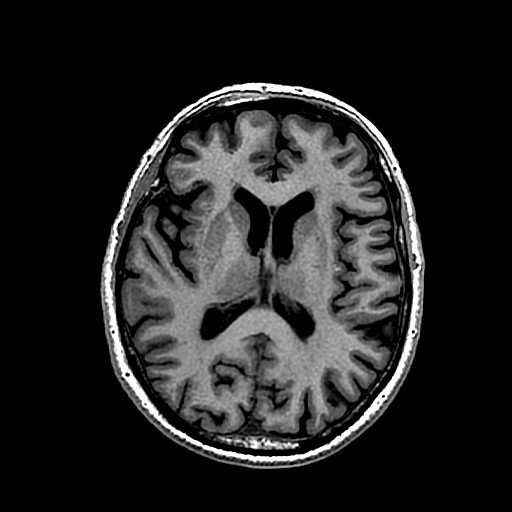
%> input picture Chan-Vese-active-contour-model/images/mri.jpg, 512 x 512 px
$ octave main.m   (GNU Octave 9; MATLAB toolbox functions it lacks are replaced by stand-ins)
%> lines starting %> are read from the running program, lines starting %| are printed output that depends on the picture; in (x1, y1, x2, y2) boxes, pixels count from 0 and x2, y2 are one past the last pixel; in counts of white or black regions, pixels touching at a corner belong together; the program's own positions count from 1
### Chan-Vese-active-contour-model/chanvese.m
function result = chanvese(Img, Model, iteration, mu)

%Grayscale Image

if size(Img,3) == 3
    I = rgb2gray(Img);
    I = double(I);
else
    I = double(Img);
end

%Create Model

switch lower (Model)
  case 'small'
      Model = circleModel(Img,'small');
  case 'medium'
      Model = circleModel(Img,'medium');
  case 'large'
      Model = circleModel(Img,'large');
  case 'whole'
      Model = circleModel(Img,'whole');
end

Model = Model(:,:,1);

%Hyper Parameters
eta = 0.5; %stepsize
lambda1 = 1;
lambda2 = 1;

phi = bwdist(Model) - bwdist(1 - Model);

figure;
subplot(2,2,1);
imshow(Img);
title('Original Image');

subplot(2,2,3);
contour(phi, [0 0], 'b','LineWidth',1);
title('Contour');

subplot(2,2,2);
imshow(I,[],'initialmagnification','fit');
hold on;

for i = 1:iteration

  H_eps = 0.5 * (1 + (2/pi) * atan(phi./eps));

  c1 = sum(sum(I .* H_eps)) / sum(sum(H_eps)); % average inside
  c2 = sum(sum(I .* (1 - H_eps))) / sum(sum((1 - H_eps))); % average outside

  F_int = lambda2 * (I-c2).^2 - lambda1 * (I-c1).^2;

  F_ext = mu * kappa(phi);
  F_ext = F_ext ./ max(max(abs(F_ext))); % normalize

  F = F_int + F_ext;
  F = F./(max(max(abs(F)))); % normalize

  phi = phi + eta .* F;

  cla;
  imshow(I,[],'initialmagnification','fit');
  contour(phi, [0 0], 'g','LineWidth',2);
  title(strcat('Iteration: ', num2str(i)));
  drawnow;

end

result = phi <= 0;

subplot(2,2,4);
imshow(result);
title('Segmentation');
end

### Chan-Vese-active-contour-model/circleModel.m
function model = circleModel(I,type)

if size(I,3)~=3
    temp = double(I(:,:,1));
else
    temp = double(rgb2gray(I));
end

h = [0 1 0; 1 -4 1; 0 1 0];
T = conv2(temp,h);
T(1,:) = 0;
T(end,:) = 0;
T(:,1) = 0;
T(:,end) = 0;

thre = max(max(abs(T)))*.5;
idx = find(abs(T) > thre);
[cx,cy] = ind2sub(size(T),idx);
cx = round(mean(cx));
cy = round(mean(cy));

[x,y] = meshgrid(1:min(size(temp,1),size(temp,2)));

model = zeros(size(temp));
[p,q] = size(temp);

switch lower (type)
    case 'small'
        r = 10;
        n = zeros(size(x));
        n((x-cx).^2+(y-cy).^2<r.^2) = 1;
        model(1:size(n,1),1:size(n,2)) = n;
    case 'medium'
        r = min(min(cx,p-cx),min(cy,q-cy));
        r = max(2/3*r,25);
        n = zeros(size(x));
        n((x-cx).^2+(y-cy).^2<r.^2) = 1;
        model(1:size(n,1),1:size(n,2)) = n;
    case 'large'
        r = min(min(cx,p-cx),min(cy,q-cy));
        r = max(2/3*r,60);
        n = zeros(size(x));
        n((x-cx).^2+(y-cy).^2<r.^2) = 1;
        model(1:size(n,1),1:size(n,2)) = n;
    case 'whole'
        r = 9;
        model = zeros(round(ceil(max(p,q)/2/(r+1))*3*(r+1)));
        siz = size(model,1);
        sx = round(siz/2);
        i = 1:round(siz/2/(r+1));
        j = 1:round(0.9*siz/2/(r+1));
        j = j-round(median(j));
        model(sx+2*j*(r+1),(2*i-1)*(r+1)) = 1;
        se = strel('disk',r);
        model = imdilate(model,se);
        model = model(round(siz/2-p/2-6):round(siz/2-p/2-6)+p-1,round(siz/2-q/2-6):round(siz/2-q/2-6)+q-1);
end
        tem(:,:,1) = model;
        M = padarray(model,[floor(2/3*r),floor(2/3*r)],0,'post');
        tem(:,:,2) = M(floor(2/3*r)+1:end,floor(2/3*r)+1:end);
        model = tem;
end

### Chan-Vese-active-contour-model/kappa.m
function k = kappa(I)

    I = double(I);

    [Model_G_X ,Model_G_Y]  = gradient(I);
    Norm = sqrt(Model_G_X.^2 + Model_G_Y.^2 + eps);
    Model_NG_X = Model_G_X ./ Norm;
    Model_NG_Y = Model_G_Y ./ Norm;

    [Model_G_XX ,~] = gradient(Model_NG_X);
    [~ , Model_G_YY] = gradient(Model_NG_Y);

    Divergence  = Model_G_XX + Model_G_YY;
    k = Divergence;
end

### Chan-Vese-active-contour-model/main.m
% "Active Contours Without Edges" by Chan and Vese

close all
clear all

Img = imread('images/mri.jpg');
%> Img is the input picture: size 512x512 uint8; min 0, max 255, mean 35.7

%resize original image
scale = 200./min(size(Img,1),size(Img,2));
%> scale = 0.391
if scale < 1
   Img = imresize(Img,scale);
%> Img: size 200x200 uint8
end

seg = chanvese(Img,'medium',800,0.02);
%> in circleModel, `T = conv2(temp,h);`:
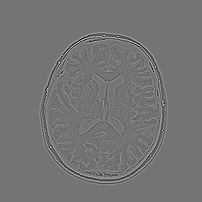
%> T: size 202x202 double; min -513, max 608, mean 0; drawn with min black and max white
%> in circleModel, `thre = max(max(abs(T)))*.5;`: thre = 304
%> in circleModel, `idx = find(abs(T) > thre);`: idx = 156 values from 9221 to 33057
%> in circleModel, `[cx,cy] = ind2sub(size(T),idx);`: cx = 156 values, max 180 at index 87, min 36 at index 96, mean 81.53; cy = 156 values from 46 to 164
%> in circleModel, `cx = round(mean(cx));`: cx = 82
%> in circleModel, `cy = round(mean(cy));`: cy = 99
%> in circleModel, `r = min(min(cx,p-cx),min(cy,q-cy));`: r = 82
%> in circleModel, `r = max(2/3*r,25);`: r = 54.67
%> in circleModel, `n((x-cx).^2+(y-cy).^2<r.^2) = 1;`:
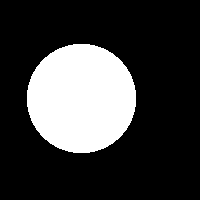
%> n: size 200x200 double; values 0 (black) and 1 (white), 23.5% white; 1 white region, box (x1, y1, x2, y2) and area: (27, 44, 136, 153) 9393
%> in circleModel, `M = padarray(model,[floor(2/3*r),floor(2/3*r)],0,'post');`:
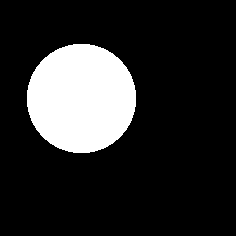
%> M: size 236x236 double; values 0 (black) and 1 (white), 16.9% white; 1 white region, box (x1, y1, x2, y2) and area: (27, 44, 136, 153) 9393
%> in chanvese, `phi = bwdist(Model) - bwdist(1 - Model);`:
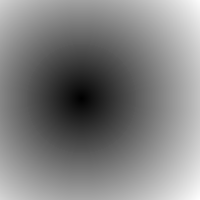
%> phi: size 200x200 single; min -54.67, max 100.8, mean 23.5; drawn with min black and max white
%> in chanvese, `imshow(I,[],'initialmagnification','fit');`:
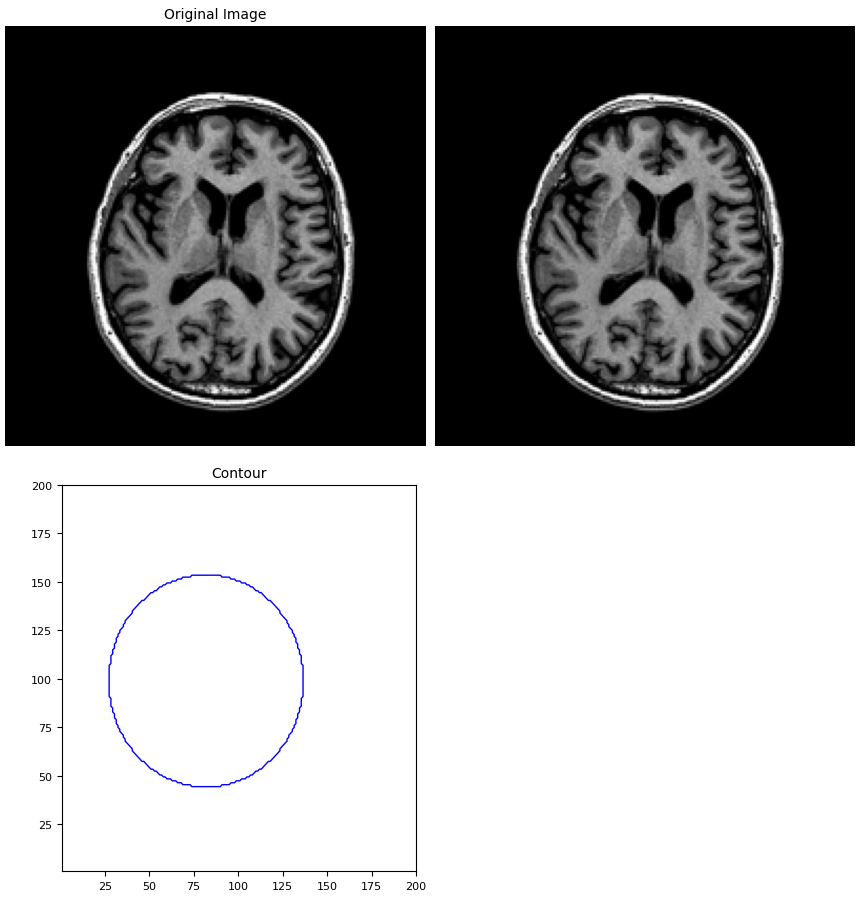
%> figure redrawn from the program's plot data, 3 panels
%> (the run ends here)
